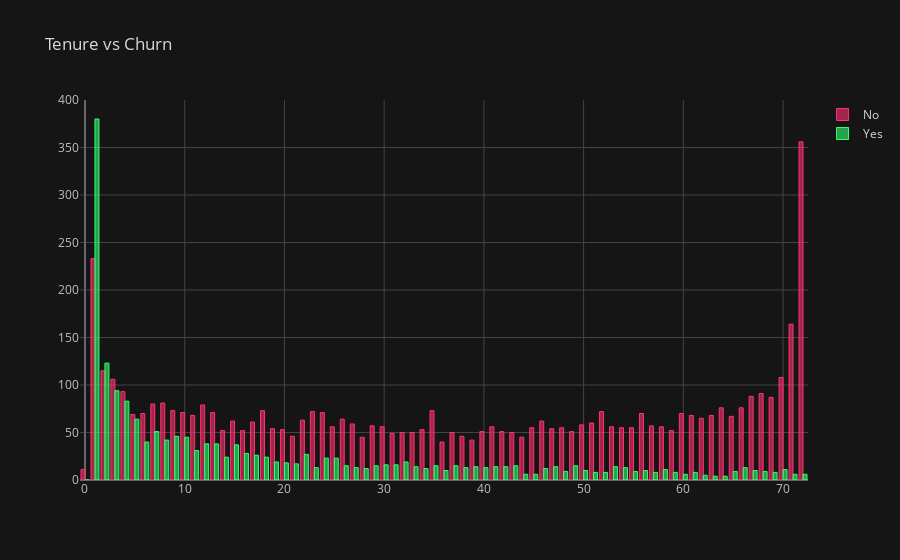

Here is the notebook cell this chart was saved with:
### Markdown cell above
### Tenure distribution in terms of Churn

### Code cell
df = pd.crosstab(churn_clean['tenure'], churn['Churn'])
iplot(df.iplot(asFigure=True, kind='bar', title='Tenure vs Churn', theme='solar',colors={'Yes':'#33FF70', 'No':'#FF3371'}))

### Figure 1 — Plotly figure (JSON) as saved in the notebook; plotly's stock layout.template omitted (floating-point values rounded to 4 significant figures)
{"data": [{"marker": {"color": "rgba(255, 51, 113, 0.6)", "line": {"color": "#FF3371", "width": 1}}, "name": "No", "orientation": "v", "text": "", "type": "bar", "x": [0, 1, 2, 3, 4, 5, 6, 7, 8, 9, 10, 11, 12, 13, 14, 15, 16, 17, 18, 19, 20, 21, 22, 23, 24, 25, 26, 27, 28, 29, 30, 31, 32, 33, 34, 35, 36, 37, 38, 39, 40, 41, 42, 43, 44, 45, 46, 47, 48, 49, 50, 51, 52, 53, 54, 55, 56, 57, 58, 59, 60, 61, 62, 63, 64, 65, 66, 67, 68, 69, 70, 71, 72], "y": [11, 233, 115, 106, 93, 69, 70, 80, 81, 73, 71, 68, 79, 71, 52, 62, 52, 61, 73, 54, 53, 46, 63, 72, 71, 56, 64, 59, 45, 57, 56, 49, 50, 50, 53, 73, 40, 50, 46, 42, 51, 56, 51, 50, 45, 55, 62, 54, 55, 51, 58, 60, 72, 56, 55, 55, 70, 57, 56, 52, 70, 68, 65, 68, 76, 67, 76, 88, 91, 87, 108, 164, 356]}, {"marker": {"color": "rgba(51, 255, 112, 0.6)", "line": {"color": "#33FF70", "width": 1}}, "name": "Yes", "orientation": "v", "text": "", "type": "bar", "x": [0, 1, 2, 3, 4, 5, 6, 7, 8, 9, 10, 11, 12, 13, 14, 15, 16, 17, 18, 19, 20, 21, 22, 23, 24, 25, 26, 27, 28, 29, 30, 31, 32, 33, 34, 35, 36, 37, 38, 39, 40, 41, 42, 43, 44, 45, 46, 47, 48, 49, 50, 51, 52, 53, 54, 55, 56, 57, 58, 59, 60, 61, 62, 63, 64, 65, 66, 67, 68, 69, 70, 71, 72], "y": [0, 380, 123, 94, 83, 64, 40, 51, 42, 46, 45, 31, 38, 38, 24, 37, 28, 26, 24, 19, 18, 17, 27, 13, 23, 23, 15, 13, 12, 15, 16, 16, 19, 14, 12, 15, 10, 15, 13, 14, 13, 14, 14, 15, 6, 6, 12, 14, 9, 15, 10, 8, 8, 14, 13, 9, 10, 8, 11, 8, 6, 8, 5, 4, 4, 9, 13, 10, 9, 8, 11, 6, 6]}], "layout": {"legend": {"bgcolor": "#151516", "font": {"color": "#D9D9D9"}}, "paper_bgcolor": "#151516", "plot_bgcolor": "#151516", "title": {"font": {"color": "#D9D9D9"}, "text": "Tenure vs Churn"}, "xaxis": {"gridcolor": "#434343", "showgrid": true, "tickfont": {"color": "#C2C2C2"}, "title": {"font": {"color": "#D9D9D9"}, "text": ""}, "zerolinecolor": "#666570"}, "yaxis": {"gridcolor": "#434343", "showgrid": true, "tickfont": {"color": "#C2C2C2"}, "title": {"font": {"color": "#D9D9D9"}, "text": ""}, "zerolinecolor": "#666570"}}}
